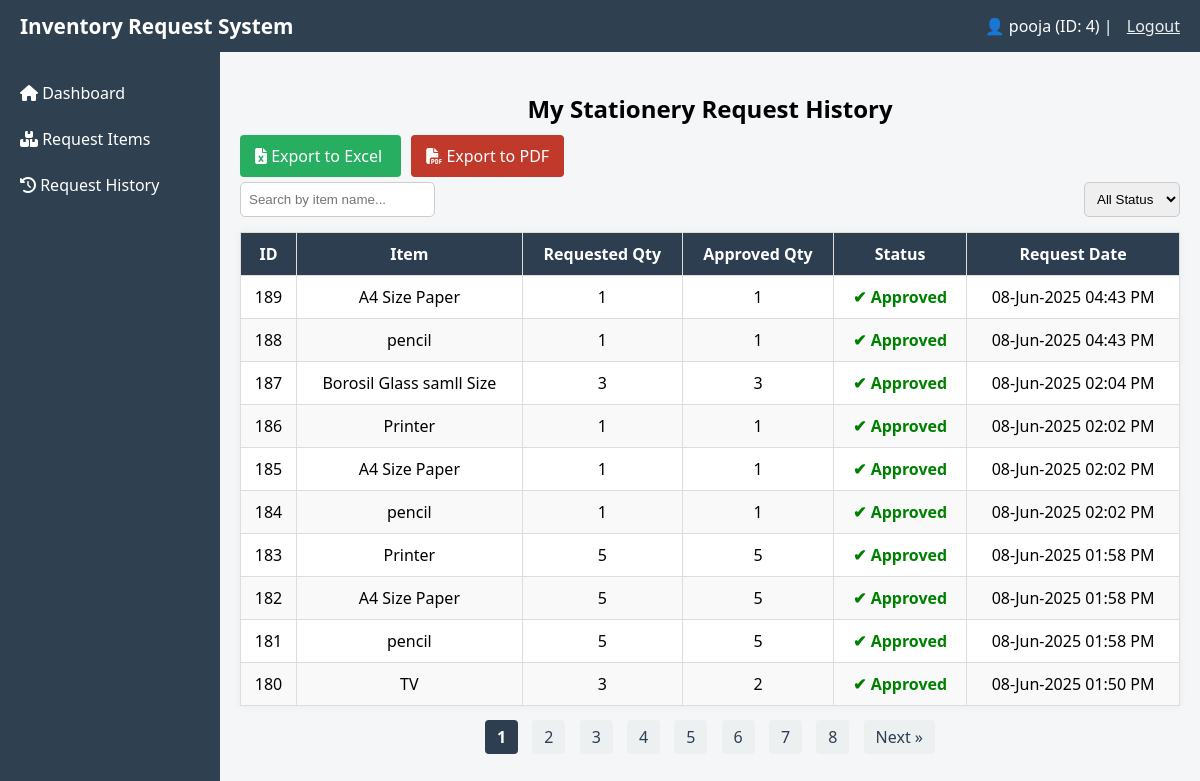
/employee/request_history.php (signed in), run on the app's committed database.
### tables this page shows
CREATE TABLE `users` (
  `id` int(11) NOT NULL,
  `name` varchar(100) DEFAULT NULL,
  `email` varchar(100) DEFAULT NULL,
  `password` varchar(255) DEFAULT NULL,
  `role` enum('admin','employee') DEFAULT 'employee'
);

CREATE TABLE `requests` (
  `id` int(11) NOT NULL,
  `employee_id` int(11) NOT NULL,
  `item_id` int(11) NOT NULL,
  `quantity` int(11) NOT NULL,
  `status` enum('pending','approved','denied') DEFAULT 'pending',
  `request_date` timestamp NOT NULL DEFAULT current_timestamp(),
  `approved_quantity` int(11) DEFAULT NULL
);

CREATE TABLE `inventory` (
  `id` int(11) NOT NULL,
  `item_name` varchar(255) NOT NULL,
  `description` text DEFAULT NULL,
  `quantity` int(11) NOT NULL DEFAULT 0,
  `created_at` timestamp NOT NULL DEFAULT current_timestamp(),
  `updated_at` timestamp NOT NULL DEFAULT current_timestamp() ON UPDATE current_timestamp(),
  `image_path` varchar(255) DEFAULT NULL
);

### employee/request_history.php (the view, shortened to what this page needs)
<?php
require_once '../config/db.php';
$employee_id = (int)$_SESSION['user_id'];
$limit = 10;
$page = max(1, (int)($_GET['page'] ?? 1));
$offset = ($page - 1) * $limit;
$countStmt = $conn->prepare("SELECT COUNT(*) FROM requests WHERE employee_id = ?");
$countStmt->bind_param("i", $employee_id);
$countStmt->execute();
$countStmt->bind_result($totalRequests);
$totalPages = (int)ceil($totalRequests / $limit);
$stmt = $conn->prepare("
    SELECT r.id, i.item_name, r.quantity AS requested_quantity, r.approved_quantity, r.status, r.request_date
    FROM requests r
    INNER JOIN inventory i ON r.item_id = i.id
    WHERE r.employee_id = ?
    ORDER BY r.request_date DESC
    LIMIT ? OFFSET ?
");
$stmt->bind_param("iii", $employee_id, $limit, $offset);
$stmt->execute();
$result = $stmt->get_result();
$requests = $result->fetch_all(MYSQLI_ASSOC);
function formatStatus(string $status): string {
    return match (strtolower($status)) {
        'approved' => '<span class="status-approved">✔ Approved</span>',
        'denied'   => '<span class="status-denied">✘ Denied</span>',
        default    => '<span class="status-pending">⏳ Pending</span>',
    };
}
?>
<!DOCTYPE html>
<html lang="en">
<head>
  <link rel="stylesheet" href="https://cdnjs.cloudflare.com/ajax/libs/font-awesome/6.5.0/css/all.min.css" />
</head>
<body>
<?php
$employee_id = (int)$_SESSION['user_id'];
$name = '';
$stmt = $conn->prepare("SELECT name FROM users WHERE id = ?");
$stmt->bind_param("i", $employee_id);
$stmt->execute();
$stmt->bind_result($name);
?>
<div class="navbar">
  <div class="title">Inventory Request System</div>
  <div class="user-info">
    👤 <?= htmlspecialchars($name) ?> (ID: <?= $employee_id ?>)
    | <a href="../auth/logout.php">Logout</a>
  </div>
</div>
<div class="sidebar">
  <a href="dashboard.php"><i class="fas fa-home"></i> Dashboard</a>
  <a href="request_stationery.php"><i class="fas fa-boxes"></i> Request Items</a>
  <a href="request_history.php"><i class="fas fa-history"></i> Request History</a>
</div>
<div class="content">
  <h2>My Stationery Request History</h2>
  <div style="margin-bottom: 15px;">
    <a href="export_excel.php" class="btn" style="background:#27ae60; color:#fff; padding: 10px 15px; text-decoration:none; border-radius:4px; margin-right:10px;">
      <i class="fas fa-file-excel"></i> Export to Excel
    </a>
    <a href="export_pdf.php" class="btn" style="background:#c0392b; color:#fff; padding: 10px 15px; text-decoration:none; border-radius:4px;">
      <i class="fas fa-file-pdf"></i> Export to PDF
    </a>
  </div>
  <div class="filter-bar">
    <input type="text" id="searchInput" placeholder="Search by item name...">
    <select id="statusFilter">
      <option value="">All Status</option>
    </select>
  </div>
  <table id="requestTable">
    <thead>
      <tr>
        <th>ID</th>
        <th>Item</th>
        <th>Requested Qty</th>
        <th>Approved Qty</th>
        <th>Status</th>
        <th>Request Date</th>
      </tr>
    </thead>
    <tbody>
      <?php if (!empty($requests)): ?>
        <?php foreach ($requests as $row): ?>
          <tr>
            <td><?= (int)$row['id'] ?></td>
            <td><?= htmlspecialchars($row['item_name']) ?></td>
            <td><?= (int)$row['requested_quantity'] ?></td>
            <td><?= is_null($row['approved_quantity']) ? '-' : (int)$row['approved_quantity'] ?></td>
            <td data-status="<?= strtolower($row['status']) ?>"><?= formatStatus($row['status']) ?></td>
            <td><?= date("d-M-Y h:i A", strtotime($row['request_date'])) ?></td>
          </tr>
        <?php endforeach; ?>
      <?php else: ?>
        <tr><td colspan="6">No requests found.</td></tr>
      <?php endif; ?>
    </tbody>
  </table>
  <div id="pagination" class="pagination">
  <?php for ($i = 1; $i <= $totalPages; $i++): ?>
    <a href="#" class="page-link<?= $i == $page ? ' current-page' : '' ?>" data-page="<?= $i ?>"><?= $i ?></a>
  <?php endfor; ?>
  <?php if ($page < $totalPages): ?>
    <a href="#" class="page-link" data-page="<?= $page + 1 ?>">Next »</a>
  <?php endif; ?>
</div>
</div>
</body>
</html>

### employee/request_history.php (style rules this page uses)
body { margin: 0; font-family: 'Segoe UI', sans-serif; background-color: #f4f6f8; }
.navbar { background: #2f4050; color: #fff; padding: 12px 20px; display: flex; justify-content: space-between; align-items: center; }
.navbar .title { font-size: 1.3rem; font-weight: bold; }
.navbar .user-info a { color: #ecf0f1; margin-left: 10px; text-decoration: underline; }
.sidebar { position: fixed; top: 50px; left: 0; width: 220px; height: 100%; background: #2f4050; color: #fff; padding-top: 20px; }
.sidebar a { display: block; color: white; padding: 12px 20px; text-decoration: none; transition: background 0.3s ease; }
.content { margin-left: 220px; padding: 20px; }
h2 { text-align: center; margin-bottom: 20px; }
.filter-bar { display: flex; flex-wrap: wrap; gap: 10px; justify-content: space-between; margin-bottom: 15px; }
.filter-bar input, .filter-bar select { padding: 8px; border-radius: 5px; border: 1px solid #ccc; }
table { width: 100%; border-collapse: collapse; background: #fff; box-shadow: 0 0 8px rgba(0,0,0,0.05); }
th, td { padding: 10px; border: 1px solid #ddd; text-align: center; }
th { background: #2c3e50; color: #fff; }
tr:nth-child(even) { background-color: #f9f9f9; }
.status-approved { color: green; font-weight: bold; }
.pagination { margin-top: 20px; text-align: center; }
.page-link { margin: 0 5px; padding: 6px 12px; background: #ecf0f1; border-radius: 4px; text-decoration: none; color: #2c3e50; cursor: pointer; }
.page-link.current-page { background: #2c3e50; color: white; font-weight: bold; }

### data on the page
users: name "pooja"
requests: id "189", item.item_name "A4 Size Paper", quantity "1", approved_quantity "1", status "✔ Approved", request_date "08-Jun-2025 04:43 PM"
requests: id "188", item.item_name "pencil", quantity "1", approved_quantity "1", status "✔ Approved", request_date "08-Jun-2025 04:43 PM"
requests: id "187", item.item_name "Borosil Glass samll Size", quantity "3", approved_quantity "3", status "✔ Approved", request_date "08-Jun-2025 02:04 PM"
requests: id "186", item.item_name "Printer", quantity "1", approved_quantity "1", status "✔ Approved", request_date "08-Jun-2025 02:02 PM"
requests: id "185", item.item_name "A4 Size Paper", quantity "1", approved_quantity "1", status "✔ Approved", request_date "08-Jun-2025 02:02 PM"
requests: id "184", item.item_name "pencil", quantity "1", approved_quantity "1", status "✔ Approved", request_date "08-Jun-2025 02:02 PM"
requests: id "183", item.item_name "Printer", quantity "5", approved_quantity "5", status "✔ Approved", request_date "08-Jun-2025 01:58 PM"
requests: id "182", item.item_name "A4 Size Paper", quantity "5", approved_quantity "5", status "✔ Approved", request_date "08-Jun-2025 01:58 PM"
requests: id "181", item.item_name "pencil", quantity "5", approved_quantity "5", status "✔ Approved", request_date "08-Jun-2025 01:58 PM"
requests: id "180", item.item_name "TV", quantity "3", approved_quantity "2", status "✔ Approved", request_date "08-Jun-2025 01:50 PM"

### other printed values
$employee_id "4"
